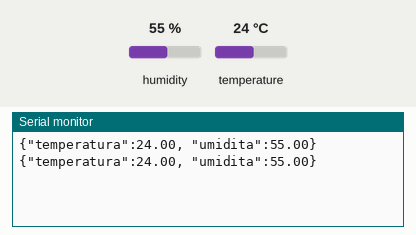
Simulated run of this sketch. Board: Arduino Uno, built with avr-gcc and run on an emulated ATmega328P. On the bench: the last lines printed to the serial monitor. The test bench sets the inputs (shaded band); at power-on: humidity 55 %, temperature 24 °C.

Above: at 2.8 s.
2.9 s: humidity set to 22 %
At 4.5 s:
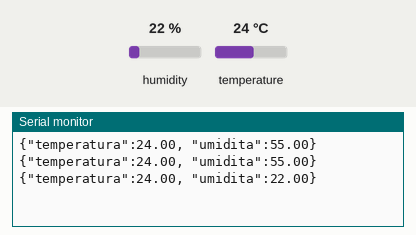
5.6 s: temperature set to 12 °C
At 6.9 s:
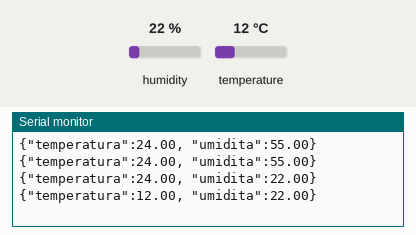
8.3 s: humidity set to 40 %
At 10.6 s:
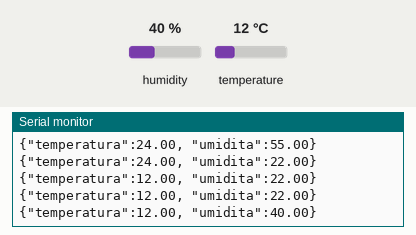
Timing chart, 0 to 12.1 s (numbered marks = the images above; inputs shaded):
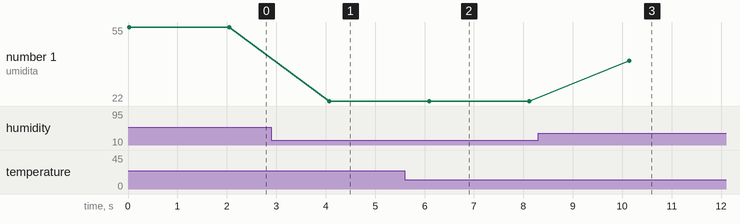

Measured:
- after the input at 2.9 s, the serial monitor: prints a new line after 1.2 s (image 1)
- after the input at 5.6 s, the serial monitor: prints a new line after 0.50 s (image 2)
- after the input at 8.3 s, the serial monitor: prints a new line after 1.8 s (image 3)
- plotted number 1: 55 → 22 after the input at 2.9 s, 22 → 40 after the input at 8.3 s

The sketch:

Sketch.ino
```cpp
#include <DHT.h>

#define DHTPIN 7
#define DHTTYPE DHT11
DHT dht(DHTPIN, DHTTYPE);

void setup() {
  Serial.begin(9600);
  dht.begin();
}

void loop() {
  float temperatura = dht.readTemperature();
  float umidita = dht.readHumidity();

  if (!isnan(temperatura) && !isnan(umidita)) {
    Serial.print("{\"temperatura\":");
    Serial.print(temperatura);
    Serial.print(", \"umidita\":");
    Serial.print(umidita);
    Serial.println("}");
  }

  delay(2000);
}
```
